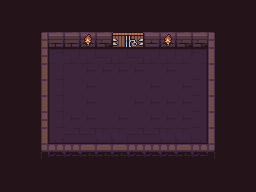

This game map was drawn from its Tiled (.tmx) file and the tilesets committed beside it. A one-line description and the full map source follow:
An orthogonal 16x12 tile map with 16x16 px tiles, 2 tile layers (Base, Props), 2 tilesets and 24 objects.

<map version="1.5" tiledversion="1.7.2" orientation="orthogonal" renderorder="right-down" width="16" height="12" tilewidth="16" tileheight="16" infinite="0" nextlayerid="4" nextobjectid="7">
 <editorsettings>
  <export target="PotionSploder.json" format="json" />
 </editorsettings>
 <properties>
  <property name="scale" type="float" value="4" />
 </properties>
 <tileset firstgid="1" name="Dungeon_Tileset" tilewidth="16" tileheight="16" tilecount="100" columns="10">
  <image source="Sprites/Dungeon_Tileset.png" width="160" height="160" />
  <tile id="0">
   <objectgroup draworder="index" id="2">
    <object id="1" x="0" y="0" width="16" height="16" />
   </objectgroup>
  </tile>
  <tile id="1">
   <objectgroup draworder="index" id="2">
    <object id="1" x="0" y="0" width="16" height="16" />
   </objectgroup>
  </tile>
  <tile id="2">
   <objectgroup draworder="index" id="2">
    <object id="1" x="0" y="0" width="16" height="16" />
   </objectgroup>
  </tile>
  <tile id="3">
   <objectgroup draworder="index" id="2">
    <object id="1" x="0" y="0" width="16" height="16" />
   </objectgroup>
  </tile>
  <tile id="4">
   <objectgroup draworder="index" id="2">
    <object id="1" x="0" y="0" width="16" height="16" />
   </objectgroup>
  </tile>
  <tile id="5">
   <objectgroup draworder="index" id="2">
    <object id="1" x="0" y="0" width="16" height="16" />
   </objectgroup>
  </tile>
  <tile id="10">
   <objectgroup draworder="index" id="2">
    <object id="1" x="0" y="0" width="16" height="16" />
   </objectgroup>
  </tile>
  <tile id="15">
   <objectgroup draworder="index" id="2">
    <object id="1" x="0" y="0" width="16" height="16" />
   </objectgroup>
  </tile>
  <tile id="20">
   <objectgroup draworder="index" id="2">
    <object id="1" x="0" y="0" width="16" height="16" />
   </objectgroup>
  </tile>
  <tile id="25">
   <objectgroup draworder="index" id="2">
    <object id="1" x="0" y="0" width="16" height="16" />
   </objectgroup>
  </tile>
  <tile id="30">
   <objectgroup draworder="index" id="2">
    <object id="1" x="0" y="0" width="16" height="16" />
   </objectgroup>
  </tile>
  <tile id="35">
   <objectgroup draworder="index" id="2">
    <object id="1" x="0" y="0" width="16" height="16" />
   </objectgroup>
  </tile>
  <tile id="40">
   <objectgroup draworder="index" id="2">
    <object id="1" x="0" y="0" width="16" height="16" />
   </objectgroup>
  </tile>
  <tile id="41">
   <objectgroup draworder="index" id="2">
    <object id="1" x="0" y="0" width="16" height="16" />
   </objectgroup>
  </tile>
  <tile id="42">
   <objectgroup draworder="index" id="2">
    <object id="1" x="0" y="0" width="16" height="16" />
   </objectgroup>
  </tile>
  <tile id="43">
   <objectgroup draworder="index" id="2">
    <object id="1" x="0" y="0" width="16" height="16" />
   </objectgroup>
  </tile>
  <tile id="44">
   <objectgroup draworder="index" id="2">
    <object id="1" x="0" y="0" width="16" height="16" />
   </objectgroup>
  </tile>
  <tile id="45">
   <objectgroup draworder="index" id="2">
    <object id="1" x="0" y="0" width="16" height="16" />
   </objectgroup>
  </tile>
  <tile id="85">
   <properties>
    <property name="script" value="Games/test/potion_chest.lua" />
   </properties>
  </tile>
  <tile id="89">
   <properties>
    <property name="script" value="Games/test/potion.lua" />
   </properties>
  </tile>
 </tileset>
 <tileset firstgid="101" name="Dungeon_Character_2" tilewidth="16" tileheight="16" tilecount="14" columns="7">
  <image source="Sprites/Dungeon_Character_2.png" width="112" height="32" />
  <tile id="6">
   <properties>
    <property name="script" value="Games/test/Assistant.lua" />
   </properties>
  </tile>
 </tileset>
 <layer id="1" name="Base" width="16" height="12" locked="1">
  <data encoding="csv">
79,79,79,79,79,79,79,79,79,79,79,79,79,79,79,79,
79,79,79,79,79,79,79,79,79,79,79,79,79,79,79,79,
79,79,1,2,2,3,4,3,2,3,2,4,4,6,79,79,
79,79,21,12,13,13,14,13,14,13,13,13,15,36,79,79,
79,79,11,22,24,23,23,23,23,24,23,24,25,16,79,79,
79,79,11,22,24,23,24,24,24,23,24,23,25,36,79,79,
79,79,31,22,24,23,24,24,23,23,23,23,25,36,79,79,
79,79,21,22,23,23,24,23,24,23,23,23,25,16,79,79,
79,79,11,32,33,33,34,34,33,33,34,34,35,16,79,79,
79,79,41,43,44,45,45,42,43,43,43,42,44,46,79,79,
79,79,79,79,79,79,79,79,79,79,79,79,79,79,79,79,
79,79,79,79,79,79,79,79,79,79,79,79,79,79,79,79
</data>
 </layer>
 <layer id="2" name="Props" width="16" height="12" locked="1">
  <data encoding="csv">
0,0,0,0,0,0,0,0,0,0,0,0,0,0,0,0,
0,0,0,0,0,0,0,0,0,0,0,0,0,0,0,0,
0,0,0,0,0,91,0,37,38,0,91,0,0,0,0,0,
0,0,0,0,0,0,0,0,0,0,0,0,0,0,0,0,
0,0,0,0,0,0,0,0,0,0,0,0,0,0,0,0,
0,0,0,0,0,0,0,0,0,0,0,0,0,0,0,0,
0,0,0,0,0,0,0,0,0,0,0,0,0,0,0,0,
0,0,0,0,0,0,0,0,0,0,0,0,0,0,0,0,
0,0,0,0,0,0,0,0,0,0,0,0,0,0,0,0,
0,0,0,0,0,0,0,0,0,0,0,0,0,0,0,0,
0,0,0,0,0,0,0,0,0,0,0,0,0,0,0,0,
0,0,0,0,0,0,0,0,0,0,0,0,0,0,0,0
</data>
 </layer>
 <objectgroup id="3" name="Player" locked="1">
  <object id="1" gid="90" x="116" y="104" width="24" height="24" />
  <object id="2" gid="107" x="120" y="70" width="16" height="16" />
  <object id="3" gid="86" x="48" y="64" width="16" height="16" />
  <object id="4" gid="86" x="192" y="64" width="16" height="16" />
  <object id="5" gid="86" x="48" y="144" width="16" height="16" />
  <object id="6" gid="86" x="192" y="144" width="16" height="16" />
 </objectgroup>
</map>
